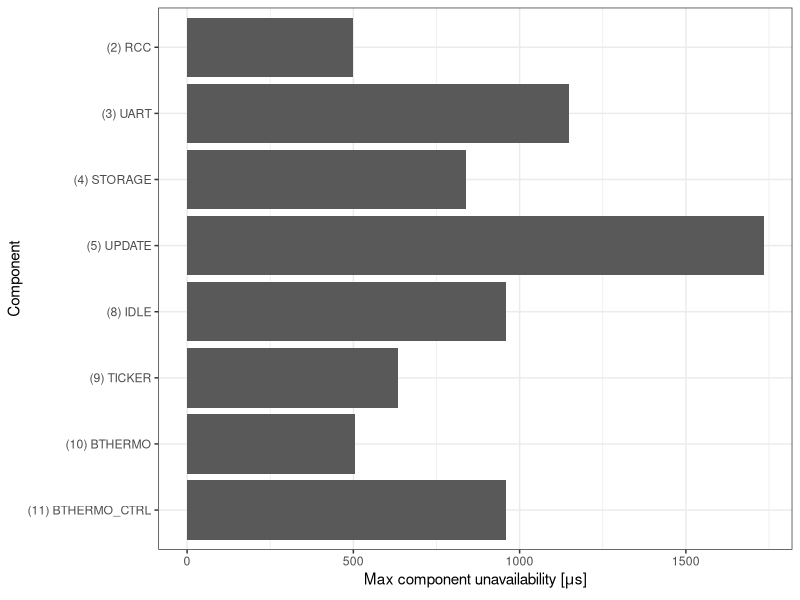
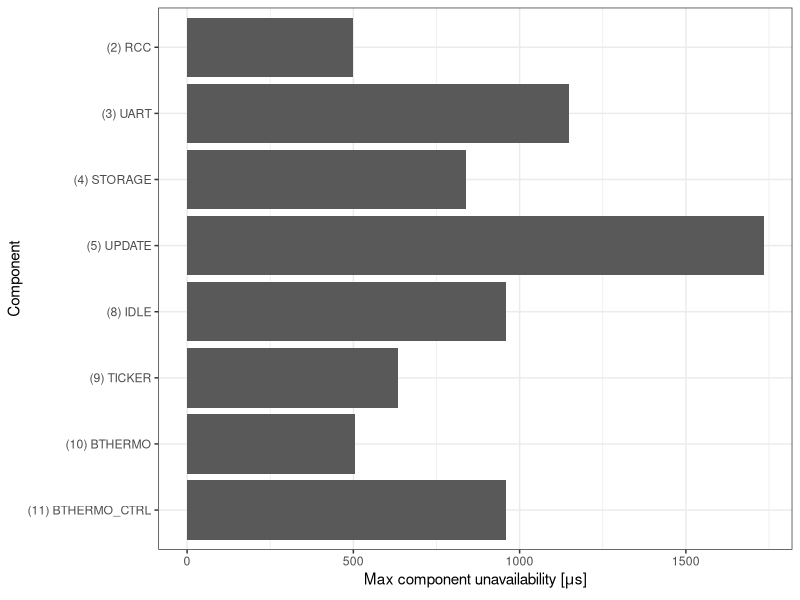

Generate these figures, in order, with R:
# The easiest way to get ggplot2 is to install the whole tidyverse:
# install.packages("tidyverse")

library(data.table)
library(ggplot2)
library(tibble)
library(dplyr)
library(tidyr)

# Set working directory
this.dir <- dirname(parent.frame(2)$ofile)
setwd(this.dir)

# Import dataset
unavailability <- read.csv("data/conceptos-component-unavailability.csv", header = TRUE, sep = ",")
# Convert to microseconds
unavailability[2] <- unavailability[2] * 10^6

# Plot max timings
graph <- ggplot(data = unavailability, aes(
  x = forcats::fct_rev(factor(component_id, level=c(
    "(2) RCC","(3) UART", "(4) STORAGE", 
    "(5) UPDATE","(8) IDLE","(9) TICKER",
    "(10) BTHERMO","(11) BTHERMO_CTRL"))),
  y = unavailable_time,
)) +
  geom_bar(aes(y = unavailable_time),
    stat = "identity",
    position = position_dodge()
  ) +
  coord_flip() +
  scale_fill_grey() +
  theme_bw() +
  labs(y = expression(paste("Max component unavailability [", mu, "s]")), x = "Component")
  
graph

ggsave(
  "output/component_unavailability.pdf",
  plot = graph,
  scale = 1,
  width = 1500, height = 500, units = "px",
  dpi = 300,
)
